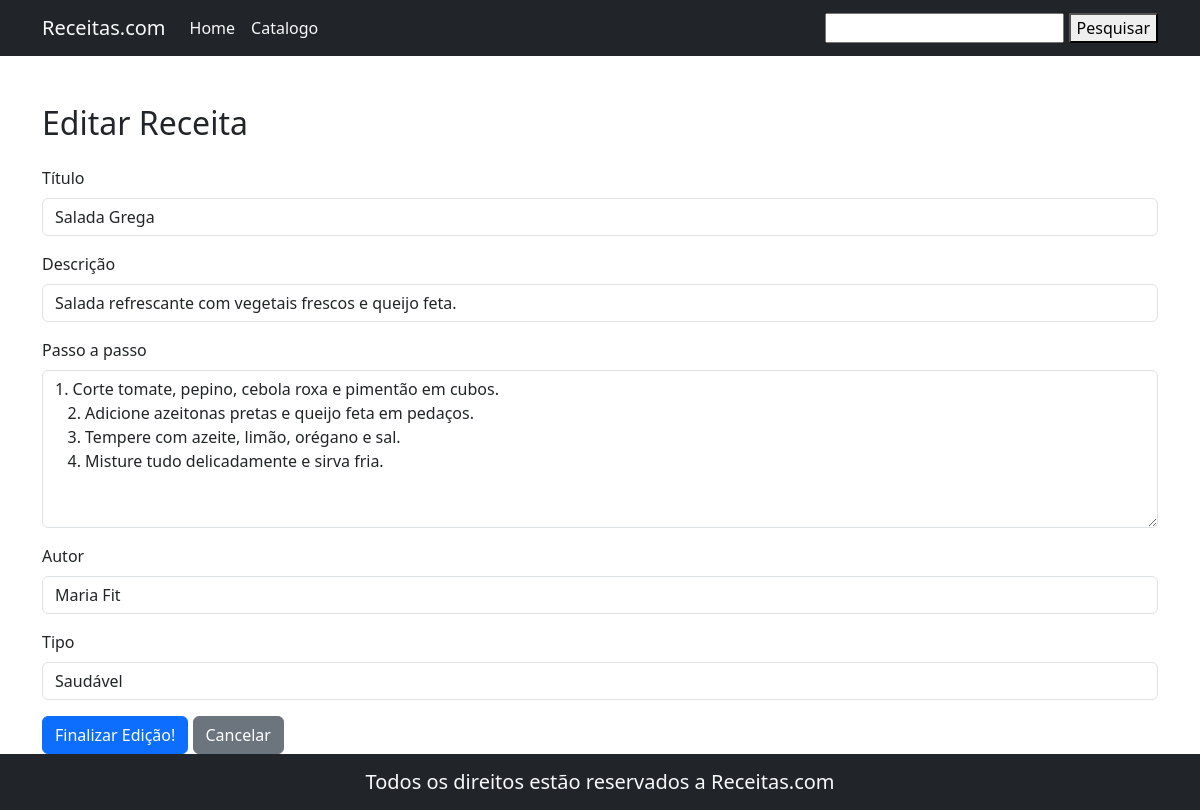
Page /index.php?menu=editarReceita&id=2 on the committed database.
### tables this page shows
create table receitas(
	id int auto_increment primary key,
    titulo varchar(250),
    descricao text,
    receita_texto text,
    autor varchar(250),
    tipo varchar(250)
);

### pages/lista/editarReceita.php (the view, shortened to what this page needs)
<?php
    $id = $_GET['id'];
    $sql="SELECT * FROM receitas WHERE id = {$id}";
    $query = mysqli_query($conect,$sql) or die("Erro ao executar a consulta".mysqli_error($conect));
    $dados = mysqli_fetch_assoc($query);
?>
<div class="container mt-5">
    <h2 class="mb-4">Editar Receita</h2>
    <form action="index.php?menu=atualizarReceita" method="post">
        <div class="mb-3">
            <label for="titulo" class="form-label">Título</label>
            <input type="text" id="titulo" name="titulo" class="form-control" value="<?= htmlspecialchars($dados['titulo']) ?>" required>
        </div>
        <div class="mb-3">
            <label for="descricao" class="form-label">Descrição</label>
            <input type="text" id="descricao" name="descricao" class="form-control" value="<?= htmlspecialchars($dados['descricao']) ?>" required>
        </div>
        <div class="mb-3">
            <label for="receita_texto" class="form-label">Passo a passo</label>
            <textarea id="receita_texto" name="receita_texto" class="form-control" rows="6" required><?= htmlspecialchars($dados['receita_texto']) ?></textarea>
        </div>
        <div class="mb-3">
            <label for="autor" class="form-label">Autor</label>
            <input type="text" id="autor" name="autor" class="form-control" value="<?= htmlspecialchars($dados['autor']) ?>" required>
        </div>
        <div class="mb-3">
            <label for="tipo" class="form-label">Tipo</label>
            <input type="text" id="tipo" name="tipo" class="form-control" value="<?= htmlspecialchars($dados['tipo']) ?>" required>
        </div>
        <button type="submit" class="btn btn-primary">Finalizar Edição!</button>
        <a href="index.php?menu=receitas" class="btn btn-secondary">Cancelar</a>
    </form>
</div>

### rows in the picture
receitas: titulo "Salada Grega", descricao "Salada refrescante com vegetais frescos e queijo feta.", receita_texto "1. Corte tomate, pepino, cebola roxa e pimentão em cubos. 2. Adicione azeitonas pretas e queijo feta em pedaços. 3. Tempere com azeite, limão, orégano e sal. 4. Misture tudo delicadamente e sirva fria.", autor "Maria Fit", tipo "Saudável"
